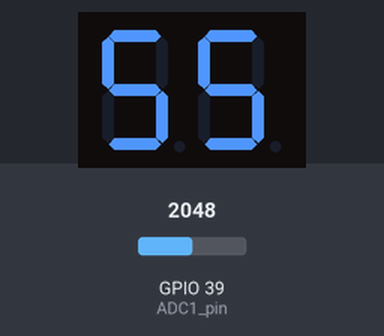
A sketch run on a simulated ESP32. On the bench: 2-digit seven-segment display. Wiring (inferred from the names in the program): 2-digit 7-segment display, segments lit when HIGH: segments GPIO 4, GPIO 0, GPIO 17, GPIO 16, GPIO 23, GPIO 19, GPIO 18, GPIO 5; digit selects GPIO 27, GPIO 14. Inputs (shaded band) come from the test bench; at power-on: GPIO 39 (ADC1_pin) = 2048. The segment pins are drawn as the display they are named for.

Above: at 1.2 s.
1.3 s: GPIO 39 (ADC1_pin) set to 2429
At 1.44 s:
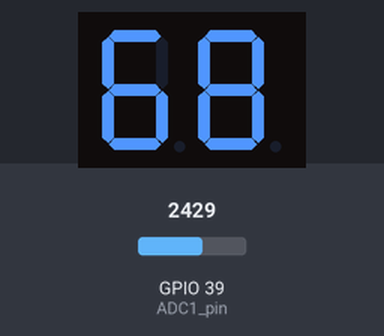
3.0 s: GPIO 39 (ADC1_pin) set to 2524
At 3.97 s:
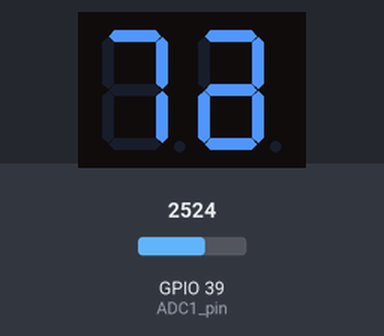

Measured:
- the behaviour switches between 2481 and 2482 on GPIO 39 (ADC1_pin) (found by bisection; images 1 and 2)

The sketch:

Checkpoint03.ino
```cpp
#define ADC0_pin 36
#define ADC1_pin 39
#define SegA 4
#define SegB 0
#define SegC 17
#define SegD 16
#define SegE 23
#define SegF 19
#define SegG 18
#define DP 5
#define digit10 14
#define digit01 27

int adcVal;
int shifting;
int Digit01;
int Digit10;

float voltage;


//-----------------------------------
char BIN_TO_7SEGMENT2(char A)
{
	static char LOOKUPTB[] = {0x3F,0x06,0x5B,0x4F,0x66,0x6D,0x7D,0x07,0x7F,0x6F,0x77,0x7C,0x39,0x5E,0x79,0x71};

	return LOOKUPTB[A];
}

void display7segment(char data)
{
	(data & 0x01)? digitalWrite(SegA, HIGH):digitalWrite(SegA, LOW);
	(data & 0x02)? digitalWrite(SegB, HIGH):digitalWrite(SegB, LOW);
	(data & 0x04)? digitalWrite(SegC, HIGH):digitalWrite(SegC, LOW);
	(data & 0x08)? digitalWrite(SegD, HIGH):digitalWrite(SegD, LOW);
	(data & 0x10)? digitalWrite(SegE, HIGH):digitalWrite(SegE, LOW);
	(data & 0x20)? digitalWrite(SegF, HIGH):digitalWrite(SegF, LOW);
	(data & 0x40)? digitalWrite(SegG, HIGH):digitalWrite(SegG, LOW);

}

void setup() {
	pinMode(SegA, OUTPUT);
	pinMode(SegB, OUTPUT);
	pinMode(SegC, OUTPUT);
	pinMode(SegD, OUTPUT);
	pinMode(SegE, OUTPUT);
	pinMode(SegF, OUTPUT);
	pinMode(SegG, OUTPUT);
	pinMode(DP, OUTPUT);
	pinMode(digit10, OUTPUT);
	pinMode(digit01, OUTPUT);

	Serial.begin(115200);

	Digit01 = 0;
	Digit10 = 0;
	shifting = 200;
}

void countDec()
{
	Digit01++;
	if(Digit01 > 9) {Digit10++; Digit01 = 0;}

	Digit01 = (Digit01 + 10) % 10;
	Digit10 = (Digit10 + 10) % 10;
}

void Display(int n)
{
	char disp_v = 0;

	char tmp01 = BIN_TO_7SEGMENT2(Digit01);
	char tmp10 = BIN_TO_7SEGMENT2(Digit10);
  n = n*10;

	display7segment(tmp01);
  digitalWrite(digit01, HIGH);
	digitalWrite(digit10, LOW);
	delay(n);

	display7segment(tmp10);
	digitalWrite(digit01, LOW);
	digitalWrite(digit10, HIGH);
	delay(n);
}

void loop() {
	adcVal = analogRead(ADC1_pin);
	voltage = (adcVal / 4095.00) * 3.3;

	voltage = (voltage > 4105) ? 4105 : voltage;
	voltage = (voltage < 0) ? 10 : voltage;

	countDec();
  Display(voltage);
}
```
